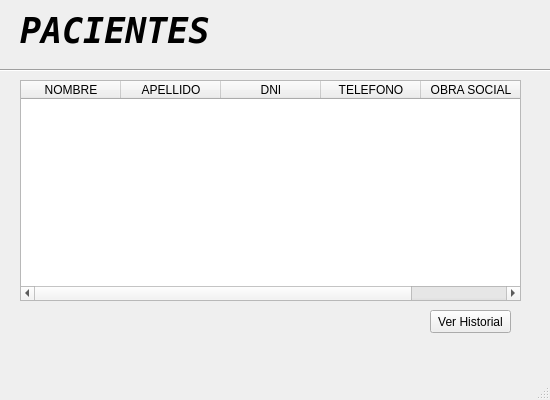
<?xml version="1.0" encoding="UTF-8"?>
<ui version="4.0">
 <class>MainWindow</class>
 <widget class="QMainWindow" name="MainWindow">
  <property name="geometry">
   <rect>
    <x>0</x>
    <y>0</y>
    <width>550</width>
    <height>400</height>
   </rect>
  </property>
  <property name="minimumSize">
   <size>
    <width>550</width>
    <height>400</height>
   </size>
  </property>
  <property name="maximumSize">
   <size>
    <width>550</width>
    <height>400</height>
   </size>
  </property>
  <property name="windowTitle">
   <string>MainWindow</string>
  </property>
  <widget class="QWidget" name="centralwidget">
   <widget class="QTableWidget" name="tableWidget">
    <property name="geometry">
     <rect>
      <x>20</x>
      <y>80</y>
      <width>501</width>
      <height>221</height>
     </rect>
    </property>
    <column>
     <property name="text">
      <string>NOMBRE</string>
     </property>
     <property name="font">
      <font>
       <pointsize>9</pointsize>
      </font>
     </property>
    </column>
    <column>
     <property name="text">
      <string>APELLIDO</string>
     </property>
    </column>
    <column>
     <property name="text">
      <string>DNI</string>
     </property>
    </column>
    <column>
     <property name="text">
      <string>TELEFONO</string>
     </property>
    </column>
    <column>
     <property name="text">
      <string>OBRA SOCIAL</string>
     </property>
    </column>
   </widget>
   <widget class="QLabel" name="label">
    <property name="geometry">
     <rect>
      <x>20</x>
      <y>10</y>
      <width>190</width>
      <height>42</height>
     </rect>
    </property>
    <property name="font">
     <font>
      <family>DejaVu Sans Mono</family>
      <weight>75</weight>
      <italic>true</italic>
      <bold>true</bold>
     </font>
    </property>
    <property name="text">
     <string>&lt;html&gt;&lt;head/&gt;&lt;body&gt;&lt;p&gt;&lt;span style=&quot; font-size:26pt;&quot;&gt;PACIENTES&lt;/span&gt;&lt;/p&gt;&lt;/body&gt;&lt;/html&gt;</string>
    </property>
   </widget>
   <widget class="Line" name="line">
    <property name="geometry">
     <rect>
      <x>-10</x>
      <y>60</y>
      <width>711</width>
      <height>20</height>
     </rect>
    </property>
    <property name="orientation">
     <enum>Qt::Horizontal</enum>
    </property>
   </widget>
   <widget class="QPushButton" name="pushButton">
    <property name="geometry">
     <rect>
      <x>430</x>
      <y>310</y>
      <width>81</width>
      <height>23</height>
     </rect>
    </property>
    <property name="text">
     <string>Ver Historial</string>
    </property>
   </widget>
  </widget>
  <widget class="QMenuBar" name="menubar">
   <property name="geometry">
    <rect>
     <x>0</x>
     <y>0</y>
     <width>550</width>
     <height>20</height>
    </rect>
   </property>
  </widget>
  <widget class="QStatusBar" name="statusbar"/>
 </widget>
 <resources/>
 <connections/>
</ui>
